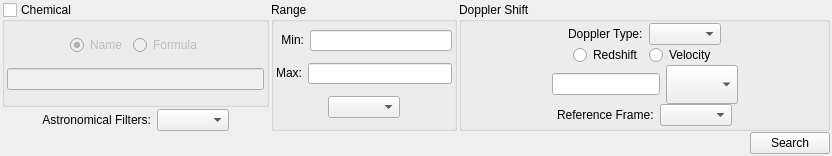
<?xml version="1.0" encoding="UTF-8"?>
<ui version="4.0">
 <class>SearchMoleculesWidget</class>
 <widget class="QWidget" name="SearchMoleculesWidget">
  <property name="geometry">
   <rect>
    <x>0</x>
    <y>0</y>
    <width>832</width>
    <height>156</height>
   </rect>
  </property>
  <property name="maximumSize">
   <size>
    <width>655541</width>
    <height>177</height>
   </size>
  </property>
  <property name="windowTitle">
   <string>SearchMoleculesWidget</string>
  </property>
  <layout class="QVBoxLayout" name="verticalLayout_5">
   <property name="spacing">
    <number>1</number>
   </property>
   <property name="margin">
    <number>2</number>
   </property>
   <item>
    <layout class="QHBoxLayout" name="horizontalLayout_11">
     <property name="spacing">
      <number>2</number>
     </property>
     <item>
      <layout class="QVBoxLayout" name="verticalLayout_3">
       <property name="spacing">
        <number>2</number>
       </property>
       <item>
        <widget class="QGroupBox" name="chemicalGroupBox">
         <property name="toolTip">
          <string>Search for a specific chemical.</string>
         </property>
         <property name="title">
          <string>Chemical</string>
         </property>
         <property name="checkable">
          <bool>true</bool>
         </property>
         <property name="checked">
          <bool>false</bool>
         </property>
         <layout class="QVBoxLayout" name="verticalLayout_2">
          <property name="spacing">
           <number>2</number>
          </property>
          <property name="margin">
           <number>2</number>
          </property>
          <item>
           <layout class="QHBoxLayout" name="horizontalLayout_2">
            <item>
             <spacer name="horizontalSpacer_12">
              <property name="orientation">
               <enum>Qt::Horizontal</enum>
              </property>
              <property name="sizeHint" stdset="0">
               <size>
                <width>40</width>
                <height>20</height>
               </size>
              </property>
             </spacer>
            </item>
            <item>
             <widget class="QRadioButton" name="nameRadioButton">
              <property name="toolTip">
               <string>Search by chemical name (for example Carbon Monoxide, Ammonia, or Water).</string>
              </property>
              <property name="text">
               <string>Name</string>
              </property>
              <property name="checked">
               <bool>true</bool>
              </property>
             </widget>
            </item>
            <item>
             <widget class="QRadioButton" name="formulaRadioButton">
              <property name="toolTip">
               <string>Search by chemical formula (for example H13CNO, H10BO, and CH3OH vt=0).
Warning:  The formula needs to match the database exactly for the search to be successful.
Parenthesis are sometimes needed ( &quot;(CH3)2CO v=0&quot; ).</string>
              </property>
              <property name="text">
               <string>Formula</string>
              </property>
             </widget>
            </item>
            <item>
             <spacer name="horizontalSpacer_13">
              <property name="orientation">
               <enum>Qt::Horizontal</enum>
              </property>
              <property name="sizeHint" stdset="0">
               <size>
                <width>40</width>
                <height>20</height>
               </size>
              </property>
             </spacer>
            </item>
           </layout>
          </item>
          <item>
           <widget class="QLineEdit" name="searchLineEdit">
            <property name="sizePolicy">
             <sizepolicy hsizetype="Preferred" vsizetype="Fixed">
              <horstretch>0</horstretch>
              <verstretch>0</verstretch>
             </sizepolicy>
            </property>
            <property name="minimumSize">
             <size>
              <width>250</width>
              <height>21</height>
             </size>
            </property>
            <property name="toolTip">
             <string>Enter an (optional) chemical name for the search or formula for the search.  </string>
            </property>
            <property name="text">
             <string/>
            </property>
           </widget>
          </item>
         </layout>
        </widget>
       </item>
       <item>
        <layout class="QHBoxLayout" name="horizontalLayout_7">
         <item>
          <spacer name="horizontalSpacer_10">
           <property name="orientation">
            <enum>Qt::Horizontal</enum>
           </property>
           <property name="sizeHint" stdset="0">
            <size>
             <width>40</width>
             <height>20</height>
            </size>
           </property>
          </spacer>
         </item>
         <item>
          <widget class="QLabel" name="label">
           <property name="sizePolicy">
            <sizepolicy hsizetype="Fixed" vsizetype="Fixed">
             <horstretch>0</horstretch>
             <verstretch>0</verstretch>
            </sizepolicy>
           </property>
           <property name="text">
            <string>&lt;font color='black'&gt;Astronomical Filters:&lt;/font&gt;</string>
           </property>
           <property name="alignment">
            <set>Qt::AlignRight|Qt::AlignTrailing|Qt::AlignVCenter</set>
           </property>
          </widget>
         </item>
         <item>
          <widget class="QComboBox" name="astronomicalFilterComboBox">
           <property name="sizePolicy">
            <sizepolicy hsizetype="Preferred" vsizetype="Fixed">
             <horstretch>0</horstretch>
             <verstretch>0</verstretch>
            </sizepolicy>
           </property>
          </widget>
         </item>
         <item>
          <spacer name="horizontalSpacer_11">
           <property name="orientation">
            <enum>Qt::Horizontal</enum>
           </property>
           <property name="sizeHint" stdset="0">
            <size>
             <width>40</width>
             <height>20</height>
            </size>
           </property>
          </spacer>
         </item>
        </layout>
       </item>
      </layout>
     </item>
     <item>
      <widget class="QGroupBox" name="groupBox">
       <property name="title">
        <string>Range</string>
       </property>
       <layout class="QVBoxLayout" name="verticalLayout_4">
        <property name="margin">
         <number>2</number>
        </property>
        <item>
         <layout class="QHBoxLayout" name="horizontalLayout_4">
          <item>
           <widget class="QLabel" name="rangeMinLabel">
            <property name="sizePolicy">
             <sizepolicy hsizetype="Fixed" vsizetype="Fixed">
              <horstretch>28</horstretch>
              <verstretch>15</verstretch>
             </sizepolicy>
            </property>
            <property name="minimumSize">
             <size>
              <width>28</width>
              <height>15</height>
             </size>
            </property>
            <property name="text">
             <string>&lt;font color='black'&gt;Min:&lt;/font&gt;</string>
            </property>
            <property name="alignment">
             <set>Qt::AlignRight|Qt::AlignTrailing|Qt::AlignVCenter</set>
            </property>
           </widget>
          </item>
          <item>
           <widget class="QLineEdit" name="rangeMinLineEdit">
            <property name="sizePolicy">
             <sizepolicy hsizetype="Fixed" vsizetype="Fixed">
              <horstretch>0</horstretch>
              <verstretch>0</verstretch>
             </sizepolicy>
            </property>
            <property name="maximumSize">
             <size>
              <width>65521</width>
              <height>21</height>
             </size>
            </property>
            <property name="toolTip">
             <string>Enter a lower bound for the search range.</string>
            </property>
           </widget>
          </item>
         </layout>
        </item>
        <item>
         <layout class="QHBoxLayout" name="horizontalLayout_10">
          <item>
           <widget class="QLabel" name="maxLabel">
            <property name="sizePolicy">
             <sizepolicy hsizetype="Fixed" vsizetype="Fixed">
              <horstretch>0</horstretch>
              <verstretch>0</verstretch>
             </sizepolicy>
            </property>
            <property name="text">
             <string>&lt;font color='black'&gt;Max:&lt;/font&gt;</string>
            </property>
            <property name="alignment">
             <set>Qt::AlignRight|Qt::AlignTrailing|Qt::AlignVCenter</set>
            </property>
           </widget>
          </item>
          <item>
           <widget class="QLineEdit" name="rangeMaxLineEdit">
            <property name="sizePolicy">
             <sizepolicy hsizetype="Fixed" vsizetype="Fixed">
              <horstretch>0</horstretch>
              <verstretch>0</verstretch>
             </sizepolicy>
            </property>
            <property name="maximumSize">
             <size>
              <width>655521</width>
              <height>21</height>
             </size>
            </property>
            <property name="toolTip">
             <string>Enter an upper bound for the search range.</string>
            </property>
           </widget>
          </item>
         </layout>
        </item>
        <item>
         <layout class="QHBoxLayout" name="horizontalLayout_6">
          <item>
           <spacer name="horizontalSpacer_14">
            <property name="orientation">
             <enum>Qt::Horizontal</enum>
            </property>
            <property name="sizeHint" stdset="0">
             <size>
              <width>40</width>
              <height>20</height>
             </size>
            </property>
           </spacer>
          </item>
          <item>
           <widget class="QComboBox" name="rangeUnitComboBox">
            <property name="sizePolicy">
             <sizepolicy hsizetype="MinimumExpanding" vsizetype="Fixed">
              <horstretch>0</horstretch>
              <verstretch>0</verstretch>
             </sizepolicy>
            </property>
            <property name="toolTip">
             <string>Select the units for the search range.</string>
            </property>
           </widget>
          </item>
          <item>
           <spacer name="horizontalSpacer_15">
            <property name="orientation">
             <enum>Qt::Horizontal</enum>
            </property>
            <property name="sizeHint" stdset="0">
             <size>
              <width>40</width>
              <height>20</height>
             </size>
            </property>
           </spacer>
          </item>
         </layout>
        </item>
       </layout>
      </widget>
     </item>
     <item>
      <widget class="QGroupBox" name="dopplerShiftGroupBox">
       <property name="minimumSize">
        <size>
         <width>371</width>
         <height>100</height>
        </size>
       </property>
       <property name="title">
        <string>Doppler Shift</string>
       </property>
       <layout class="QVBoxLayout" name="verticalLayout">
        <property name="spacing">
         <number>0</number>
        </property>
        <property name="leftMargin">
         <number>2</number>
        </property>
        <property name="topMargin">
         <number>1</number>
        </property>
        <property name="rightMargin">
         <number>2</number>
        </property>
        <property name="bottomMargin">
         <number>2</number>
        </property>
        <item>
         <layout class="QHBoxLayout" name="horizontalLayout_9">
          <item>
           <spacer name="horizontalSpacer_8">
            <property name="orientation">
             <enum>Qt::Horizontal</enum>
            </property>
            <property name="sizeHint" stdset="0">
             <size>
              <width>13</width>
              <height>20</height>
             </size>
            </property>
           </spacer>
          </item>
          <item>
           <widget class="QLabel" name="dopplerTypeLabel">
            <property name="text">
             <string>&lt;font color='black'&gt;Doppler Type:&lt;/font&gt;</string>
            </property>
           </widget>
          </item>
          <item>
           <widget class="QComboBox" name="dopplerTypeCombo"/>
          </item>
          <item>
           <spacer name="horizontalSpacer_9">
            <property name="orientation">
             <enum>Qt::Horizontal</enum>
            </property>
            <property name="sizeHint" stdset="0">
             <size>
              <width>40</width>
              <height>20</height>
             </size>
            </property>
           </spacer>
          </item>
         </layout>
        </item>
        <item>
         <layout class="QHBoxLayout" name="horizontalLayout_5">
          <item>
           <spacer name="horizontalSpacer_2">
            <property name="orientation">
             <enum>Qt::Horizontal</enum>
            </property>
            <property name="sizeHint" stdset="0">
             <size>
              <width>18</width>
              <height>20</height>
             </size>
            </property>
           </spacer>
          </item>
          <item>
           <widget class="QRadioButton" name="redshiftRadio">
            <property name="text">
             <string>Redshift</string>
            </property>
           </widget>
          </item>
          <item>
           <widget class="QRadioButton" name="velocityRadio">
            <property name="text">
             <string>Velocity</string>
            </property>
           </widget>
          </item>
          <item>
           <spacer name="horizontalSpacer_3">
            <property name="orientation">
             <enum>Qt::Horizontal</enum>
            </property>
            <property name="sizeHint" stdset="0">
             <size>
              <width>18</width>
              <height>20</height>
             </size>
            </property>
           </spacer>
          </item>
         </layout>
        </item>
        <item>
         <layout class="QHBoxLayout" name="horizontalLayout_3">
          <item>
           <spacer name="horizontalSpacer_4">
            <property name="orientation">
             <enum>Qt::Horizontal</enum>
            </property>
            <property name="sizeHint" stdset="0">
             <size>
              <width>40</width>
              <height>20</height>
             </size>
            </property>
           </spacer>
          </item>
          <item>
           <widget class="QLineEdit" name="dopplerLineEdit">
            <property name="sizePolicy">
             <sizepolicy hsizetype="Fixed" vsizetype="Fixed">
              <horstretch>0</horstretch>
              <verstretch>0</verstretch>
             </sizepolicy>
            </property>
            <property name="toolTip">
             <string>If the redshift of the source is known, it should
be entered here.  The default redshift is zero.</string>
            </property>
           </widget>
          </item>
          <item>
           <widget class="QComboBox" name="dopplerUnitsComboBox">
            <property name="sizePolicy">
             <sizepolicy hsizetype="Preferred" vsizetype="Preferred">
              <horstretch>0</horstretch>
              <verstretch>0</verstretch>
             </sizepolicy>
            </property>
           </widget>
          </item>
          <item>
           <spacer name="horizontalSpacer_5">
            <property name="orientation">
             <enum>Qt::Horizontal</enum>
            </property>
            <property name="sizeHint" stdset="0">
             <size>
              <width>40</width>
              <height>20</height>
             </size>
            </property>
           </spacer>
          </item>
         </layout>
        </item>
        <item>
         <layout class="QHBoxLayout" name="horizontalLayout_8">
          <item>
           <spacer name="horizontalSpacer_6">
            <property name="orientation">
             <enum>Qt::Horizontal</enum>
            </property>
            <property name="sizeHint" stdset="0">
             <size>
              <width>13</width>
              <height>20</height>
             </size>
            </property>
           </spacer>
          </item>
          <item>
           <widget class="QLabel" name="referenceFrameLabel">
            <property name="text">
             <string>&lt;font color='black'&gt;Reference Frame:&lt;/font&gt;</string>
            </property>
           </widget>
          </item>
          <item>
           <widget class="QComboBox" name="referenceFrameCombo"/>
          </item>
          <item>
           <spacer name="horizontalSpacer_7">
            <property name="orientation">
             <enum>Qt::Horizontal</enum>
            </property>
            <property name="sizeHint" stdset="0">
             <size>
              <width>13</width>
              <height>20</height>
             </size>
            </property>
           </spacer>
          </item>
         </layout>
        </item>
       </layout>
      </widget>
     </item>
    </layout>
   </item>
   <item>
    <layout class="QHBoxLayout" name="horizontalLayout">
     <item>
      <spacer name="horizontalSpacer">
       <property name="orientation">
        <enum>Qt::Horizontal</enum>
       </property>
       <property name="sizeHint" stdset="0">
        <size>
         <width>40</width>
         <height>20</height>
        </size>
       </property>
      </spacer>
     </item>
     <item>
      <widget class="QPushButton" name="searchButton">
       <property name="toolTip">
        <string>Perform a catalogue search using the criteria
specified.</string>
       </property>
       <property name="text">
        <string>Search</string>
       </property>
      </widget>
     </item>
    </layout>
   </item>
  </layout>
 </widget>
 <layoutdefault spacing="6" margin="11"/>
 <resources/>
 <connections/>
</ui>
